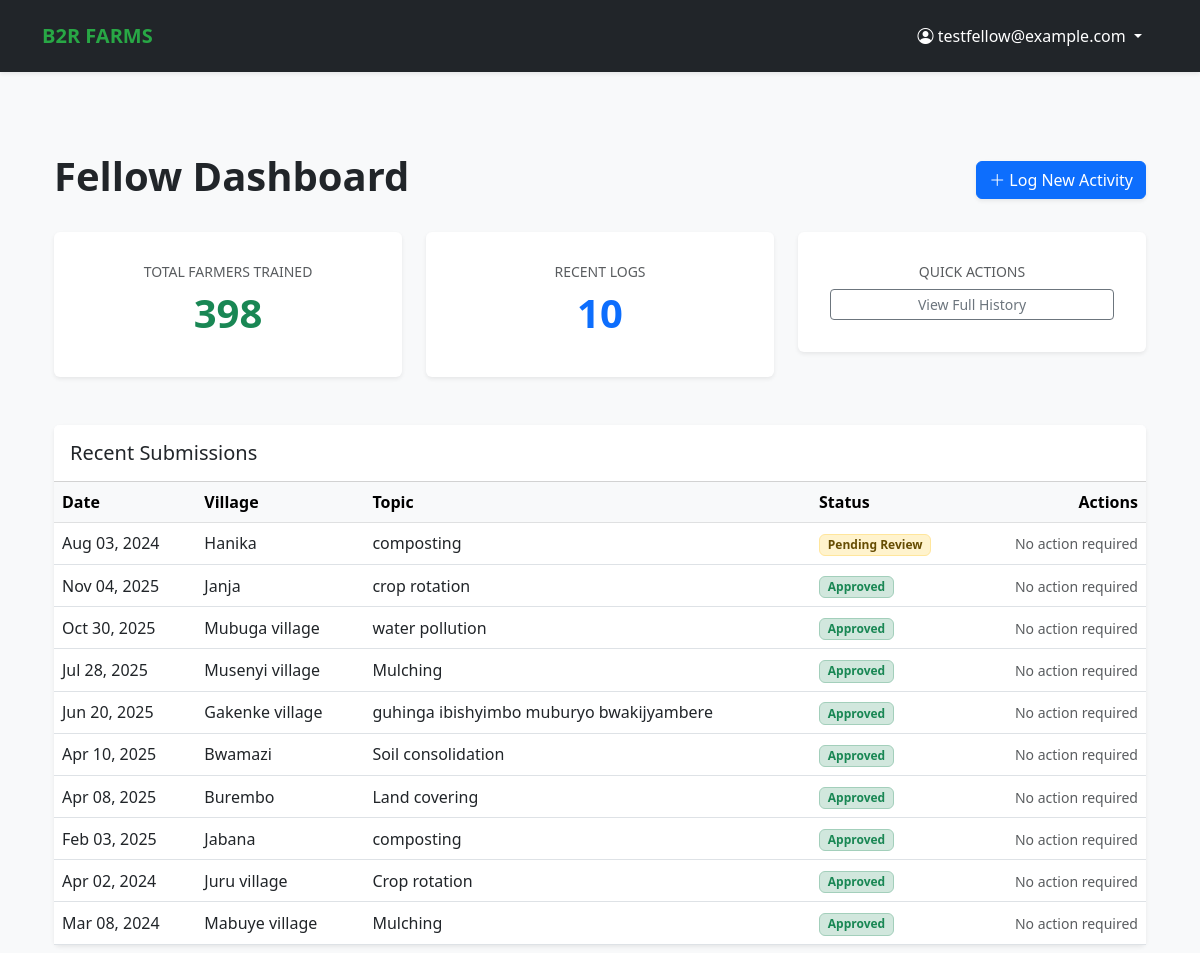
Page /activities/dashboard/ (signed in) on the committed database.
### activities/models.py (models this page shows, shortened)
class TrainingActivity(models.Model):
    class Status(models.TextChoices):
        PENDING = 'PENDING', 'Pending Review'
        APPROVED = 'APPROVED', 'Approved'
        REVISION = 'REVISION', 'Needs Revision'
    fellow = models.ForeignKey(
        Fellow,
        on_delete=models.CASCADE,
        related_name='activities'
    )
    date = models.DateField(validators=[validate_not_future])
    sector = models.ForeignKey(
        Sector,
        on_delete=models.PROTECT,
        related_name='training_activities'
    )
    village_name = models.CharField(max_length=100)
    verified_village = models.CharField(
        max_length=100,
        blank=True,
        null=True,
        help_text="Standardized village name confirmed by Mentor upon approval."
    )
    number_of_farmers_trained = models.PositiveIntegerField(
        validators=[MinValueValidator(1, message="You must train at least one farmer.")]
    )
    training_topic = models.CharField(
        max_length=255,
        help_text="e.g., Mulching, Crop Rotation, Soil Conservation"
    )
    METHOD_CHOICES = [
        ('demonstration', 'Demonstration'),
        ('field_visit', 'Field Visit'),
        ('group_session', 'Group Session'),
        ('workshop', 'Workshop'),
    ]
    training_method = models.CharField(
        max_length=50,
        choices=METHOD_CHOICES
    )
    duration = models.DurationField(
        help_text="Format: HH:MM:SS (e.g., 02:30:00 for 2 hours and 30 mins)",
        default=timedelta(hours=1)
    )
    challenges_notes = models.TextField(blank=True, null=True)
    success_stories = models.TextField(blank=True, null=True)
    photos = models.ImageField(upload_to='training_photos/', blank=True, null=True)
    status = models.CharField(
        max_length=20,
        choices=Status.choices,
        default=Status.PENDING,
        help_text="The current approval status of this report."
    )
    approved_by = models.ForeignKey(
        settings.AUTH_USER_MODEL,
        on_delete=models.SET_NULL,
        null=True,
        blank=True,
        related_name='approved_activities'
    )
    is_resubmitted = models.BooleanField(default=False)
    mentor_comments = models.TextField(
        blank=True,
        null=True,
        help_text="Feedback provided by the assigned Mentor."
    )
    created_at = models.DateTimeField(auto_now_add=True)
    updated_at = models.DateTimeField(auto_now=True)
    class Meta:
        ordering = ['-date', 'sector__name']
        verbose_name_plural = "Training Activities"

### activities/views.py (the view)
# urls.py: path('dashboard/', views.fellow_dashboard_view, name='fellow_dashboard'),
@login_required
def fellow_dashboard_view(request):
    fellow_profile, created = Fellow.objects.get_or_create(
        user=request.user,
        defaults={'status': 'ACTIVE'}
    )
    activities = TrainingActivity.objects.filter(fellow=fellow_profile).annotate(
        status_priority=Case(
            When(status='REVISION', then=Value(1)),
            When(status='PENDING', then=Value(2)),
            When(status='APPROVED', then=Value(3)),
            default=Value(4),
            output_field=IntegerField(),
        )
    ).order_by('status_priority', '-date')
    context = {
        'total_trained': activities.filter(status='APPROVED').aggregate(
            Sum('number_of_farmers_trained')
        )['number_of_farmers_trained__sum'] or 0,
        'recent_activities': activities[:10],
        'fellow': fellow_profile
    }
    return render(request, 'activities/fellow_dashboard.html', context)

### activities/templates/activities/fellow_dashboard.html (shortened to what this page needs)
{% extends "base.html" %}
{% block content %}
<div class="container mt-5">
    <div class="d-flex justify-content-between align-items-center mb-4">
        <h1 class="fw-bold">Fellow Dashboard</h1>
        <a href="{% url 'submit_activity' %}" class="btn btn-primary shadow-sm">
            <i class="bi bi-plus-lg"></i> Log New Activity
        </a>
    </div>
    <div class="row g-4 mb-5">
        <div class="col-md-4">
            <div class="card shadow-sm border-0 text-center p-3">
                <div class="card-body">
                    <h6 class="text-muted text-uppercase small">Total Farmers Trained</h6>
                    <h2 class="display-6 fw-bold text-success">{{ total_trained }}</h2>
                </div>
            </div>
        </div>
        <div class="col-md-4">
            <div class="card shadow-sm border-0 text-center p-3">
                <div class="card-body">
                    <h6 class="text-muted text-uppercase small">Recent Logs</h6>
                    <h2 class="display-6 fw-bold text-primary">{{ recent_activities.count }}</h2>
                </div>
            </div>
        </div>
        <div class="col-md-4">
            <div class="card shadow-sm border-0 text-center p-3">
                <div class="card-body">
                    <h6 class="text-muted text-uppercase small">Quick Actions</h6>
                    <div class="mt-2">
                        <a href="{% url 'all_activities' %}" class="btn btn-sm btn-outline-secondary w-100">View Full History</a>
                    </div>
                </div>
            </div>
        </div>
    </div>
    <div class="card shadow-sm border-0">
        <div class="card-header bg-white py-3">
            <h5 class="mb-0">Recent Submissions</h5>
        </div>
        <div class="table-responsive">
            <table class="table align-middle mb-0">
                <thead class="table-light">
                    <tr>
                        <th>Date</th>
                        <th>Village</th>
                        <th>Topic</th>
                        <th>Status</th>
                        <th class="text-end">Actions</th>
                    </tr>
                </thead>
                <tbody>
                    {% for activity in recent_activities %}
                    <tr {% if activity.status == 'REVISION' %}class="table-danger-subtle"{% endif %}>
                        <td>{{ activity.date|date:"M d, Y" }}</td>
                        <td>{{ activity.village_name }}</td>
                        <td>{{ activity.training_topic }}</td>
                        <td>
                            {% if activity.status == 'APPROVED' %}
                                <span class="badge bg-success-subtle text-success border border-success-subtle">Approved</span>
                            {% elif activity.status == 'REVISION' %}
                                <span class="badge bg-danger text-white shadow-sm animated pulse">Needs Revision</span>
                            {% else %}
                                <span class="badge bg-warning-subtle text-warning-emphasis border border-warning-subtle">Pending Review</span>
                            {% endif %}
                        </td>
                        <td class="text-end">
                            {% if activity.status == 'REVISION' %}
                                <a href="{% url 'edit_report' activity.pk %}" class="btn btn-sm btn-danger px-3">
                                    <i class="bi bi-pencil-square me-1"></i> Edit & Resubmit
                                </a>
                            {% else %}
                                <span class="text-muted small">No action required</span>
                            {% endif %}
                        </td>
                    </tr>
                    {% empty %}
                    <tr>
                        <td colspan="5" class="text-center py-4 text-muted">No recent activities found.</td>
                    </tr>
                    {% endfor %}
                </tbody>
            </table>
        </div>
    </div>
</div>
{% endblock %}

### bridge2Rwanda_fellowship_management_system/templates/base.html (shortened to what this page needs)
{% load static %}
<!DOCTYPE html>
<html lang="en">
<head>
    <link href="https://cdn.jsdelivr.net/npm/bootstrap@5.3.0/dist/css/bootstrap.min.css" rel="stylesheet">
    <link rel="stylesheet" href="https://cdn.jsdelivr.net/npm/bootstrap-icons@1.10.0/font/bootstrap-icons.css">
</head>
<body>
    <nav class="navbar navbar-expand-lg navbar-dark bg-dark shadow-sm py-3">
        <div class="container">
            <a class="navbar-brand" href="/">B2R FARMS</a>
            <div class="collapse navbar-collapse" id="navbarNav">
                <ul class="navbar-nav ms-auto">
                    {% if user.is_authenticated %}
                        <li class="nav-item dropdown">
                            <a class="nav-link dropdown-toggle btn btn-outline-secondary btn-sm px-3 text-white" href="#" id="userDropdown" role="button" data-bs-toggle="dropdown">
                                <i class="bi bi-person-circle"></i> {{ user.email }}
                            </a>
                        </li>
                    {% else %}
                        <li class="nav-item">
                            <a class="btn btn-success btn-sm px-4" href="{% url 'login' %}">Login</a>
                        </li>
                    {% endif %}
                </ul>
            </div>
        </div>
    </nav>
    <main class="container py-2">
        {% block content %}{% endblock %}
    </main>
</body>
</html>

### bridge2Rwanda_fellowship_management_system/templates/base.html (style rules this page uses)
.navbar-brand { font-weight: 800; color: #28a745 !important; }
body { background-color: #f8f9fa; font-family: 'Segoe UI', sans-serif; }

### rows in the picture
TrainingActivity: date "Aug 03, 2024", village_name "Hanika", training_topic "composting", status "Pending Review"
TrainingActivity: date "Nov 04, 2025", village_name "Janja", training_topic "crop rotation", status "Approved"
TrainingActivity: date "Oct 30, 2025", village_name "Mubuga village", training_topic "water pollution", status "Approved"
TrainingActivity: date "Jul 28, 2025", village_name "Musenyi village", training_topic "Mulching", status "Approved"
TrainingActivity: date "Jun 20, 2025", village_name "Gakenke village", training_topic "guhinga ibishyimbo muburyo bwakijyambere", status "Approved"
TrainingActivity: date "Apr 10, 2025", village_name "Bwamazi", training_topic "Soil consolidation", status "Approved"
TrainingActivity: date "Apr 08, 2025", village_name "Burembo", training_topic "Land covering", status "Approved"
TrainingActivity: date "Feb 03, 2025", village_name "Jabana", training_topic "composting", status "Approved"
TrainingActivity: date "Apr 02, 2024", village_name "Juru village", training_topic "Crop rotation", status "Approved"
TrainingActivity: date "Mar 08, 2024", village_name "Mabuye village", training_topic "Mulching", status "Approved"

### other values in the picture
{{ user.email }} "testfellow@example.com"
{{ total_trained }} "398"
{{ recent_activities.count }} "10"
